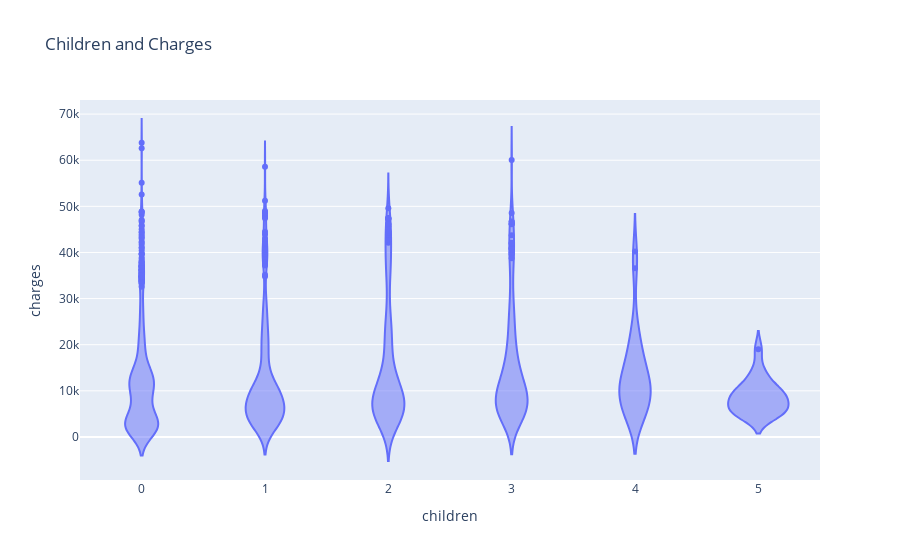

The notebook cell this image was saved under:
### Code cell
fig=px.violin(
                df,
                x='children',
                y='charges',
                title='Children and Charges'
)
fig.show()

### Figure 1 — Plotly figure (JSON) as saved in the notebook; plotly's stock layout.template omitted (floating-point values rounded to 4 significant figures; data arrays with more than 128 entries replaced by an {"elided": "..."} marker saying what was removed)
{"data": [{"alignmentgroup": "True", "box": {"visible": false}, "hovertemplate": "children=%{x}<br>charges=%{y}<extra></extra>", "legendgroup": "", "marker": {"color": "#636efa"}, "name": "", "offsetgroup": "", "orientation": "v", "scalegroup": "True", "showlegend": false, "type": "violin", "x": {"elided": "1338 int values"}, "x0": " ", "xaxis": "x", "y": {"elided": "1338 float values"}, "y0": " ", "yaxis": "y"}], "layout": {"legend": {"tracegroupgap": 0}, "title": {"text": "Children and Charges"}, "violinmode": "group", "xaxis": {"anchor": "y", "domain": [0, 1], "title": {"text": "children"}}, "yaxis": {"anchor": "x", "domain": [0, 1], "title": {"text": "charges"}}}}
